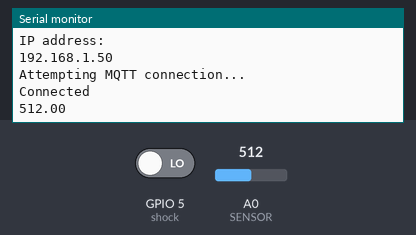
The sketch below on a simulated ESP8266 (NodeMCU). Parts: the last lines printed to the serial monitor. The test bench sets the inputs (shaded band); at power-on: A0 (SENSOR) = 512, GPIO 5 (shock) LOW. WiFi joins after 1.5 s; servers stay silent unless stated; no MQTT or app messages arrive unless stated.

Above: at 2.8 s.
2.9 s: A0 (SENSOR) set to 716
At 4.2 s:
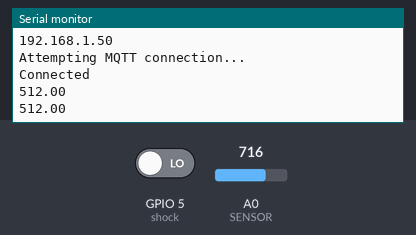
4.4 s: A0 (SENSOR) set to 900
At 5.6 s:
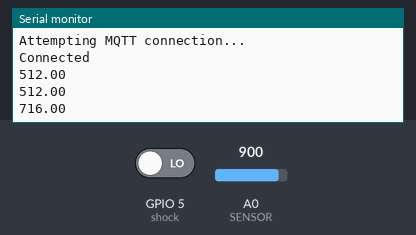
Timing chart, 0 to 7.4 s (numbered marks = the images above; inputs shaded):
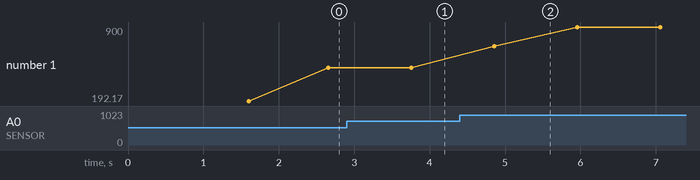

Measured:
- plotted number 1: 512 → 900 after the input at 4.4 s

The sketch:

ecg.ino
```cpp
#include <PubSubClient.h>
#include <ESP8266WiFi.h>
#include <Servo.h>

Servo servo;

#define WIFISSID "3oLabs"                                // Put your WifiSSID here
#define PASSWORD "pamu.1998"                                 // Put your wifi password here
#define TOKEN ""         // Put your Ubidots' TOKEN
#define MQTT_CLIENT_NAME "myecgsensor"                       // MQTT client Name, please enter your own 8-12 alphanumeric character ASCII string;
                                                            //it should be a random and unique ascii string and different from all other devices

/****************************************
 * Define Constants
 ****************************************/
#define VARIABLE_LABEL "myecg" // Assing the variable label
#define VARIABLE_LABEL2 "vibration"
#define DEVICE_LABEL "esp8266" // Assig the device label

#define SENSOR A0 // Set the A0 as SENSOR

char mqttBroker[]  = "industrial.api.ubidots.com";
char payload[100];
char payload2[100];
char topic[150];
// Space to store values to send
char str_sensor[10];
char str_sensor2[10];
int shock = 5; //vibration sensor pin declare

/****************************************
 * Auxiliar Functions
 ****************************************/
WiFiClient ubidots;
PubSubClient client(ubidots);

void callback(char* topic, byte* payload, unsigned int length) {
  char p[length + 1];
  memcpy(p, payload, length);
  p[length] = NULL;
  Serial.write(payload, length);
  Serial.println(topic);
}

void reconnect() {
  // Loop until we're reconnected
  while (!client.connected()) {
    Serial.println("Attempting MQTT connection...");

    // Attemp to connect
    if (client.connect(MQTT_CLIENT_NAME, TOKEN, "")) {
      Serial.println("Connected");
    } else {
      Serial.print("Failed, rc=");
      Serial.print(client.state());
      Serial.println(" try again in 2 seconds");
      // Wait 2 seconds before retrying
      delay(2000);
    }
  }
}

/****************************************
 * Main Functions
 ****************************************/
void setup() {
  Serial.begin(115200);
  WiFi.begin(WIFISSID, PASSWORD);
  // Assign the pin as INPUT
  pinMode(SENSOR, INPUT);
 pinMode(shock,INPUT);

  Serial.println();
  Serial.print("Waiting for WiFi...");

  while (WiFi.status() != WL_CONNECTED) {
    Serial.print(".");
    delay(800);
  }

  Serial.println("");
  Serial.println("WiFi Connected");
  Serial.println("IP address: ");
  Serial.println(WiFi.localIP());
  client.setServer(mqttBroker, 1883);
  client.setCallback(callback);
}

void loop() {
  if (!client.connected()) {
    reconnect();
  }

  sprintf(topic, "%s%s", "/v1.6/devices/", DEVICE_LABEL);
  sprintf(payload, "%s", ""); // Cleans the payload
  sprintf(payload, "{\"%s\":", VARIABLE_LABEL); // Adds the variable label

  sprintf(payload2, "%s", ""); // Cleans the payload
  sprintf(payload2, "{\"%s\":", VARIABLE_LABEL2); // Adds the variable label

  float myecg = analogRead(SENSOR);
  long out = pulseIn(shock, HIGH);

  /* 4 is mininum width, 2 is precision; float value is copied onto str_sensor*/
  dtostrf(myecg, 4, 2, str_sensor);
  dtostrf(out, 4, 2, str_sensor2);


  sprintf(payload, "%s {\"value\": %s}}", payload, str_sensor); // Adds the value
  sprintf(payload2, "%s {\"value\": %s}}", payload2, str_sensor2); // Adds the value
  Serial.println(myecg);
  //Serial.println(out);
  client.publish(topic, payload);
  client.publish(topic, payload2);


  client.loop();
  delay(100);
}
```
